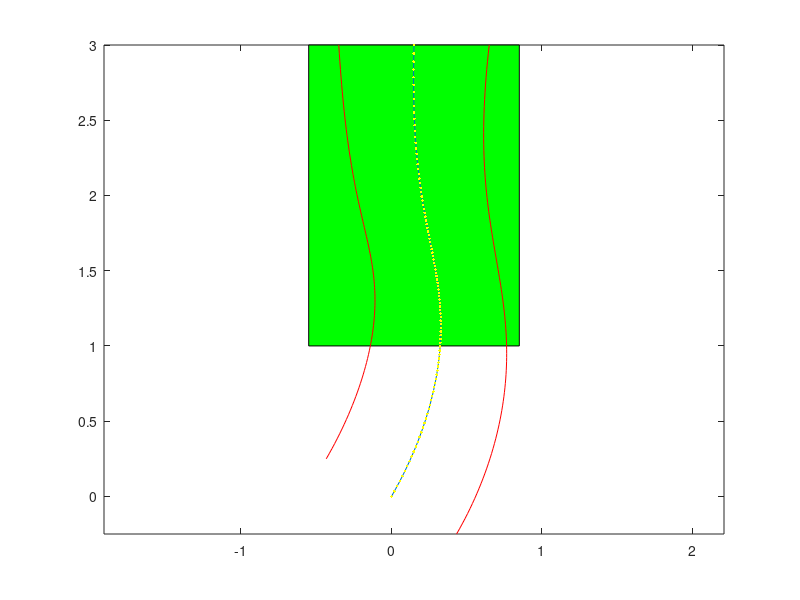

MATLAB code for this plot:
clear all; close all;
L=3;W=1;slotW=1.4;
delta=.15;
theta=30/180*pi;
t=[0:0.01:1];
n=0;
x_slot=[0.5*slotW+delta -.5*slotW+delta -.5*slotW+delta .5*slotW+delta];
z_slot=[L L L-2 L-2];
fill(x_slot,z_slot,'g');
hold on;
axis equal
for l1=0.1:0.2:L
    for l2=0.1:0.2:L
        P0=[0;0];
        P1=[l1*sin(theta);l1*cos(theta)];
        P2=[delta;L-l2];
        P3=[delta;L];
        B=P0*((1-t).*(1-t).*(1-t))+3*P1*(t.*(1-t).*(1-t))+3*P2*(t.*t.*(1-t))+P3*(t.*t.*t.*t);
        
        D_B=-3*P0*((1-t).*(1-t))+3*P1*(3*t.*t-4*t+1)+3*P2*(2*t-3*t.*t)+3*P3*(t.*t);
        D_D_B=6*P0*(1-t)+6*P1*(3*t-2)+6*P2*(1-3*t)+6*P3*t;
        S_sqr=D_B(1,:).^2+D_B(2,:).^2;
        k=abs(D_B(1,:).*D_D_B(2,:)-D_B(2,:).*D_D_B(1,:))./(S_sqr).^(3/2);
        if ~isempty(find(k>0.43,1))
            continue;
        end
        
        PL0=0.5*W*[-cos(theta);sin(theta)];
        PL1=[l1*sin(theta);l1*cos(theta)]+PL0;
        PL2=[delta-W*0.5;L-l2];
        PL3=[delta-W*0.5;L];
        BL=PL0*((1-t).*(1-t).*(1-t))+3*PL1*(t.*(1-t).*(1-t))+3*PL2*(t.*t.*(1-t))+PL3*(t.*t.*t.*t);
        x=BL(1,:);y=BL(2,:);
        if ~isempty(find(x(y>(L-2))<(-.5*slotW+delta),1))
            continue;
        end
        
        PR0=0.5*W*[cos(theta); -sin(theta)];
        PR1=[l1*sin(theta);l1*cos(theta)]+PR0;
        PR2=[delta+W*0.5;L-l2];
        PR3=[delta+W*0.5;L];
        BR=PR0*((1-t).*(1-t).*(1-t))+3*PR1*(t.*(1-t).*(1-t))+3*PR2*(t.*t.*(1-t))+PR3*(t.*t.*t.*t);
        x=BR(1,:);y=BR(2,:);
        if ~isempty(find(x(y>(L-2))>(0.5*slotW+delta),1))
            continue;
        end
        
        plot(B(1,:),B(2,:));
        plot(BL(1,:),BL(2,:),'r');
        plot(BR(1,:),BR(2,:),'r');
        
        n=n+1;
        Path_x(n,:)=B(1,:);
        Path_y(n,:)=B(2,:);
        Sum_k(n)=sum(k);
        Arc(n)=sum(S_sqr.^0.5);
    end
end
if n~=0
    J=0.5*Arc+0.5*Sum_k; %cost function;
    [~,ind]=min(J);
    FinalPath_x=Path_x(ind,:);
    FinalPath_y=Path_y(ind,:);
    plot(FinalPath_x,FinalPath_y,'y.');
end